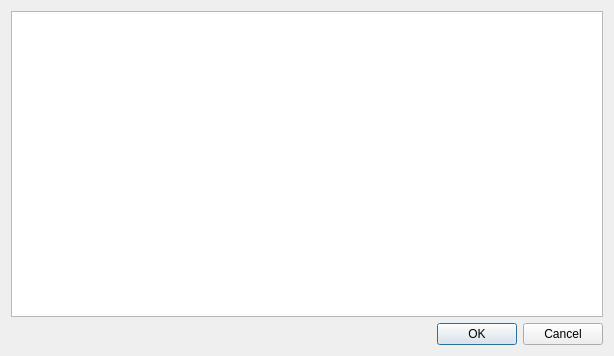
<?xml version="1.0" encoding="UTF-8"?>
<ui version="4.0">
 <class>EditWindow</class>
 <widget class="QDialog" name="EditWindow">
  <property name="windowModality">
   <enum>Qt::WindowModal</enum>
  </property>
  <property name="geometry">
   <rect>
    <x>0</x>
    <y>0</y>
    <width>614</width>
    <height>356</height>
   </rect>
  </property>
  <property name="windowTitle">
   <string>Edit</string>
  </property>
  <layout class="QVBoxLayout" name="verticalLayout">
   <item>
    <widget class="QPlainTextEdit" name="plainTextEdit"/>
   </item>
   <item>
    <widget class="QDialogButtonBox" name="buttonBox">
     <property name="orientation">
      <enum>Qt::Horizontal</enum>
     </property>
     <property name="standardButtons">
      <set>QDialogButtonBox::Cancel|QDialogButtonBox::Ok</set>
     </property>
    </widget>
   </item>
  </layout>
 </widget>
 <resources/>
 <connections>
  <connection>
   <sender>buttonBox</sender>
   <signal>accepted()</signal>
   <receiver>EditWindow</receiver>
   <slot>accept()</slot>
   <hints>
    <hint type="sourcelabel">
     <x>248</x>
     <y>254</y>
    </hint>
    <hint type="destinationlabel">
     <x>157</x>
     <y>274</y>
    </hint>
   </hints>
  </connection>
  <connection>
   <sender>buttonBox</sender>
   <signal>rejected()</signal>
   <receiver>EditWindow</receiver>
   <slot>reject()</slot>
   <hints>
    <hint type="sourcelabel">
     <x>316</x>
     <y>260</y>
    </hint>
    <hint type="destinationlabel">
     <x>286</x>
     <y>274</y>
    </hint>
   </hints>
  </connection>
 </connections>
</ui>
